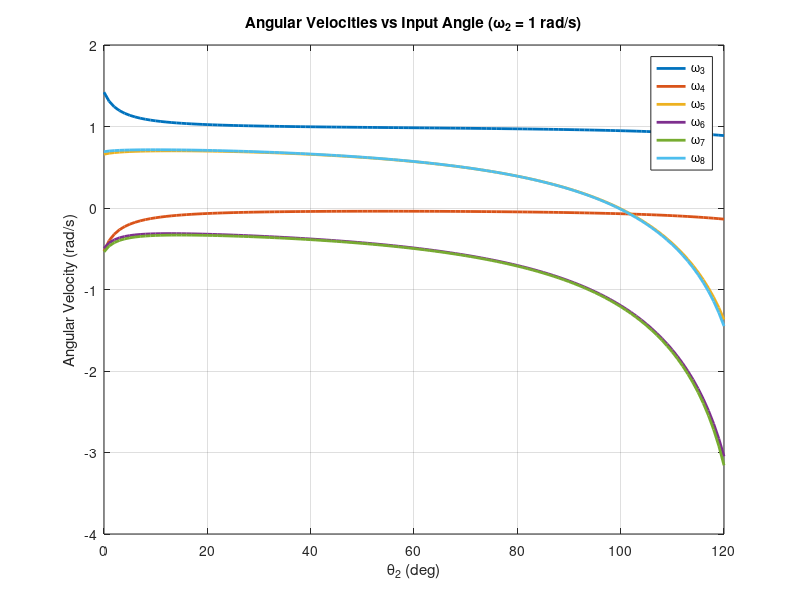
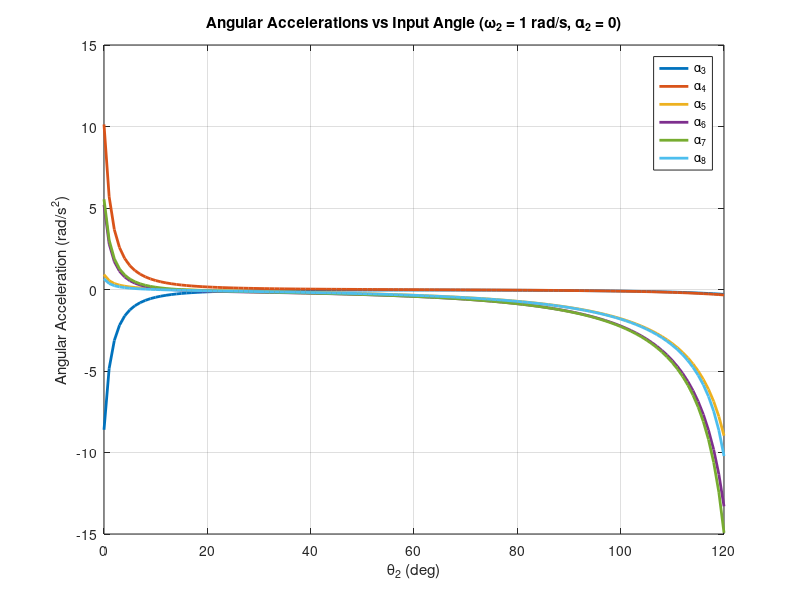

MATLAB code for these plots, in order: (Note: this script raises an error after producing the figures.)
% computes posture, velocity, and acceleration results
% and generates the plots for Question 4
clc;
clear;
close all;

%% Known Values
R1 = sqrt(237.2^2 + 70.6^2);
R2 = 272.4;
R23 = 236.9;
R14 = 279.0;
R3 = 489.9;
R4 = 539.8;
R36 = 342.1;
R46 = 179.3;
R5 = 595.5;
R6 = 378.9;
R7 = 198.2;
R8 = 254.4;
RA = 336.9;         % distance from joint 7/8 to Pin A along link 8
theta1 = deg2rad(180 - atand(70.6/237.2));
alpha = deg2rad(3.2);
beta = deg2rad(3.5);
gamma = deg2rad(1.8);

omega2 = 1;     % rad/s
alpha2 = 0;     % rad/s^2

in = 0:120;
theta2_vals = deg2rad(in);

%% Storage
x = deg2rad([140 60 150 150 210 150])';

theta23_vals = zeros(1,length(theta2_vals));
theta14_vals = zeros(1,length(theta2_vals));
theta46_vals = zeros(1,length(theta2_vals));
theta36_vals = zeros(1,length(theta2_vals));
theta8_vals  = zeros(1,length(theta2_vals));
theta7_vals  = zeros(1,length(theta2_vals));

omega3_vals = zeros(1,length(theta2_vals));
omega4_vals = zeros(1,length(theta2_vals));
omega5_vals = zeros(1,length(theta2_vals));
omega6_vals = zeros(1,length(theta2_vals));
omega7_vals = zeros(1,length(theta2_vals));
omega8_vals = zeros(1,length(theta2_vals));

alpha3_vals = zeros(1,length(theta2_vals));
alpha4_vals = zeros(1,length(theta2_vals));
alpha5_vals = zeros(1,length(theta2_vals));
alpha6_vals = zeros(1,length(theta2_vals));
alpha7_vals = zeros(1,length(theta2_vals));
alpha8_vals = zeros(1,length(theta2_vals));

% Q4c: Pin A position, velocity, acceleration storage
Ax = zeros(1,length(theta2_vals));
Ay = zeros(1,length(theta2_vals));
Ax_dot = zeros(1,length(theta2_vals));
Ay_dot = zeros(1,length(theta2_vals));
Ax_ddot = zeros(1,length(theta2_vals));
Ay_ddot = zeros(1,length(theta2_vals));

%% Main Loop: Posture, Velocity, Acceleration
for k = 1:length(theta2_vals)
    theta2 = theta2_vals(k);
    theta23 = x(1);
    theta14 = x(2);
    theta46 = x(3);
    theta36 = x(4);
    theta8  = x(5);
    theta7  = x(6);

    % --- Posture (Newton-Raphson) ---
    while true
        f = [R2*cos(theta2) + R23*cos(theta23) - R14*cos(theta14) - R1*cos(theta1);
            R2*sin(theta2) + R23*sin(theta23) - R14*sin(theta14) - R1*sin(theta1);
            R2*cos(theta2) + R4*cos(theta23+gamma) + R46*cos(theta46) - R36*cos(theta36) - R3*cos(theta14+alpha) - R1*cos(theta1);
            R2*sin(theta2) + R4*sin(theta23+gamma) + R46*sin(theta46) - R36*sin(theta36) - R3*sin(theta14+alpha) - R1*sin(theta1);
            R2*cos(theta2) + R4*cos(theta23+gamma) + R6*cos(theta46) - R8*cos(theta8) + R7*cos(theta7) - R5*cos(theta36+beta) - R3*cos(theta14+alpha) - R1*cos(theta1);
            R2*sin(theta2) + R4*sin(theta23+gamma) + R6*sin(theta46) - R8*sin(theta8) + R7*sin(theta7) - R5*sin(theta36+beta) - R3*sin(theta14+alpha) - R1*sin(theta1)];

        J = [-R23*sin(theta23),  R14*sin(theta14),              0,              0,             0,            0;
            R23*cos(theta23), -R14*cos(theta14),              0,              0,             0,            0;
            -R4*sin(theta23+gamma),   R3*sin(theta14+alpha), -R46*sin(theta46),  R36*sin(theta36),  0,            0;
            R4*cos(theta23+gamma),  -R3*cos(theta14+alpha),  R46*cos(theta46), -R36*cos(theta36),  0,            0;
            -R4*sin(theta23+gamma),   R3*sin(theta14+alpha), -R6*sin(theta46),   R5*sin(theta36+beta),  R8*sin(theta8), -R7*sin(theta7);
            R4*cos(theta23+gamma),  -R3*cos(theta14+alpha),  R6*cos(theta46),  -R5*cos(theta36+beta), -R8*cos(theta8),  R7*cos(theta7)];

        dx = J\f;
        x_new = x - dx;
        x_new = atan2(sin(x_new), cos(x_new));

        if norm(f,inf) < 1e-6 && norm(x_new - x,inf) < 1e-6
            x = x_new;
            break;
        end
        x = x_new;
        theta23 = x(1); theta14 = x(2); theta46 = x(3);
        theta36 = x(4); theta8 = x(5);  theta7 = x(6);
    end

    % Store posture
    theta23_vals(k) = x(1);
    theta14_vals(k) = x(2);
    theta46_vals(k) = x(3);
    theta36_vals(k) = x(4);
    theta8_vals(k)  = x(5);
    theta7_vals(k)  = x(6);

    % --- Velocity ---
    b_vel = [R2*sin(theta2);
        -R2*cos(theta2);
        R2*sin(theta2);
        -R2*cos(theta2);
        R2*sin(theta2);
        -R2*cos(theta2)] * omega2;

    omega_vec = J \ b_vel;
    % omega_vec = [w23; w14; w46; w36; w8; w7]

    omega3_vals(k) = omega_vec(2);  % w3 = w14
    omega4_vals(k) = omega_vec(1);  % w4 = w23
    omega5_vals(k) = omega_vec(4);  % w5 = w36
    omega6_vals(k) = omega_vec(3);  % w6 = w46
    omega7_vals(k) = omega_vec(6);
    omega8_vals(k) = omega_vec(5);

    % --- Acceleration ---
    w23 = omega_vec(1); w14 = omega_vec(2);
    w46 = omega_vec(3); w36 = omega_vec(4);
    w8  = omega_vec(5); w7  = omega_vec(6);

    rhs_acc = [R2*cos(theta2)*omega2^2 + R23*cos(theta23)*w23^2 - R14*cos(theta14)*w14^2;
        R2*sin(theta2)*omega2^2 + R23*sin(theta23)*w23^2 - R14*sin(theta14)*w14^2;
        R2*cos(theta2)*omega2^2 + R4*cos(theta23+gamma)*w23^2 + R46*cos(theta46)*w46^2 - R36*cos(theta36)*w36^2 - R3*cos(theta14+alpha)*w14^2;
        R2*sin(theta2)*omega2^2 + R4*sin(theta23+gamma)*w23^2 + R46*sin(theta46)*w46^2 - R36*sin(theta36)*w36^2 - R3*sin(theta14+alpha)*w14^2;
        R2*cos(theta2)*omega2^2 + R4*cos(theta23+gamma)*w23^2 + R6*cos(theta46)*w46^2 - R8*cos(theta8)*w8^2 + R7*cos(theta7)*w7^2 - R5*cos(theta36+beta)*w36^2 - R3*cos(theta14+alpha)*w14^2;
        R2*sin(theta2)*omega2^2 + R4*sin(theta23+gamma)*w23^2 + R6*sin(theta46)*w46^2 - R8*sin(theta8)*w8^2 + R7*sin(theta7)*w7^2 - R5*sin(theta36+beta)*w36^2 - R3*sin(theta14+alpha)*w14^2];

    alpha_vec = J \ rhs_acc;

    alpha3_vals(k) = alpha_vec(2);
    alpha4_vals(k) = alpha_vec(1);
    alpha5_vals(k) = alpha_vec(4);
    alpha6_vals(k) = alpha_vec(3);
    alpha7_vals(k) = alpha_vec(6);
    alpha8_vals(k) = alpha_vec(5);

    % --- Q4c: Pin A position, velocity, acceleration ---
    a23 = alpha_vec(1);  a46 = alpha_vec(3);  a8 = alpha_vec(5);
    RAtot = R8 + RA;

    % Position
    Ax(k) = R2*cos(theta2) + R4*cos(theta23+gamma) + R6*cos(theta46) - RAtot*cos(theta8);
    Ay(k) = R2*sin(theta2) + R4*sin(theta23+gamma) + R6*sin(theta46) - RAtot*sin(theta8);

    % Velocity (first derivative of position)
    Ax_dot(k) = -R2*sin(theta2)*omega2 - R4*sin(theta23+gamma)*w23 - R6*sin(theta46)*w46 + RAtot*sin(theta8)*w8;
    Ay_dot(k) =  R2*cos(theta2)*omega2 + R4*cos(theta23+gamma)*w23 + R6*cos(theta46)*w46 - RAtot*cos(theta8)*w8;

    % Acceleration (second derivative of position, with alpha2 = 0)
    Ax_ddot(k) = -R2*cos(theta2)*omega2^2 ...
        - R4*cos(theta23+gamma)*w23^2 - R4*sin(theta23+gamma)*a23 ...
        - R6*cos(theta46)*w46^2 - R6*sin(theta46)*a46 ...
        + RAtot*cos(theta8)*w8^2 + RAtot*sin(theta8)*a8;
    Ay_ddot(k) = -R2*sin(theta2)*omega2^2 ...
        - R4*sin(theta23+gamma)*w23^2 + R4*cos(theta23+gamma)*a23 ...
        - R6*sin(theta46)*w46^2 + R6*cos(theta46)*a46 ...
        + RAtot*sin(theta8)*w8^2 - RAtot*cos(theta8)*a8;
end

%% Plot 1: Angular Velocities
figure
plot(in, omega3_vals, 'LineWidth', 2)
hold on
plot(in, omega4_vals, 'LineWidth', 2)
plot(in, omega5_vals, 'LineWidth', 2)
plot(in, omega6_vals, 'LineWidth', 2)
plot(in, omega7_vals, 'LineWidth', 2)
plot(in, omega8_vals, 'LineWidth', 2)
xlabel('\theta_2 (deg)')
ylabel('Angular Velocity (rad/s)')
title('Angular Velocities vs Input Angle (\omega_2 = 1 rad/s)')
legend('\omega_3','\omega_4','\omega_5','\omega_6','\omega_7','\omega_8','Location','best')
grid on
box on
exportgraphics(gcf, 'ENME_473_Project_4a_velocity.png', 'Resolution', 600);

%% Plot 2: Angular Accelerations
figure
plot(in, alpha3_vals, 'LineWidth', 2)
hold on
plot(in, alpha4_vals, 'LineWidth', 2)
plot(in, alpha5_vals, 'LineWidth', 2)
plot(in, alpha6_vals, 'LineWidth', 2)
plot(in, alpha7_vals, 'LineWidth', 2)
plot(in, alpha8_vals, 'LineWidth', 2)
xlabel('\theta_2 (deg)')
ylabel('Angular Acceleration (rad/s^2)')
title('Angular Accelerations vs Input Angle (\omega_2 = 1 rad/s, \alpha_2 = 0)')
legend('\alpha_3','\alpha_4','\alpha_5','\alpha_6','\alpha_7','\alpha_8','Location','best')
grid on
box on
exportgraphics(gcf, 'ENME_473_Project_4a_acceleration.png', 'Resolution', 600);

%% Write tables to Excel
filename = 'Q4_Results.xlsx';

% Angular Velocities
T_vel = table(in', omega3_vals', omega4_vals', omega5_vals', ...
    omega6_vals', omega7_vals', omega8_vals', ...
    'VariableNames', {'Theta2_deg','omega3','omega4','omega5','omega6','omega7','omega8'});
writetable(T_vel, filename, 'Sheet', 'Angular Velocities');

% Angular Accelerations
T_acc = table(in', alpha3_vals', alpha4_vals', alpha5_vals', ...
    alpha6_vals', alpha7_vals', alpha8_vals', ...
    'VariableNames', {'Theta2_deg','alpha3','alpha4','alpha5','alpha6','alpha7','alpha8'});
writetable(T_acc, filename, 'Sheet', 'Angular Accelerations');

fprintf('Q4 results written to %s\n', filename);

%% Print summary tables for key angles
idx = [1 31 61 91 121]; % theta2 = 0, 30, 60, 90, 120

fprintf('\n=== Angular Velocities (rad/s) ===\n');
fprintf('%10s %10s %10s %10s %10s %10s %10s\n', ...
    'Theta 2', 'omega3', 'omega4', 'omega5', 'omega6', 'omega7', 'omega8');
for k = idx
    fprintf('%10d %10.4f %10.4f %10.4f %10.4f %10.4f %10.4f\n', ...
        in(k), omega3_vals(k), omega4_vals(k), omega5_vals(k), ...
        omega6_vals(k), omega7_vals(k), omega8_vals(k));
end

fprintf('\n=== Angular Accelerations (rad/s^2) ===\n');
fprintf('%10s %10s %10s %10s %10s %10s %10s\n', ...
    'Theta 2', 'alpha3', 'alpha4', 'alpha5', 'alpha6', 'alpha7', 'alpha8');
for k = idx
    fprintf('%10d %10.4f %10.4f %10.4f %10.4f %10.4f %10.4f\n', ...
        in(k), alpha3_vals(k), alpha4_vals(k), alpha5_vals(k), ...
        alpha6_vals(k), alpha7_vals(k), alpha8_vals(k));
end

%% Q4c: Pin A Plots

% Plot 3: Pin A Horizontal and Vertical Acceleration
figure
plot(in, Ax_ddot, 'LineWidth', 2)
hold on
plot(in, Ay_ddot, 'LineWidth', 2)
xlabel('\theta_2 (deg)')
ylabel('Acceleration (mm/s^2)')
title('Pin A Linear Acceleration vs Input Angle (\omega_2 = 1 rad/s, \alpha_2 = 0)')
legend('a_{Ax} (horizontal)', 'a_{Ay} (vertical)', 'Location', 'best')
grid on
box on
exportgraphics(gcf, 'ENME_473_Project_4c_acceleration.png', 'Resolution', 600);

% Plot 4: Pin A Horizontal and Vertical Velocity
figure
plot(in, Ax_dot, 'LineWidth', 2)
hold on
plot(in, Ay_dot, 'LineWidth', 2)
xlabel('\theta_2 (deg)')
ylabel('Velocity (mm/s)')
title('Pin A Linear Velocity vs Input Angle (\omega_2 = 1 rad/s)')
legend('v_{Ax} (horizontal)', 'v_{Ay} (vertical)', 'Location', 'best')
grid on
box on
exportgraphics(gcf, 'ENME_473_Project_4c_velocity.png', 'Resolution', 600);

%% Q4c: Pin A Tables

% Write to Excel
T_pinA = table(in', Ax', Ay', Ax_dot', Ay_dot', Ax_ddot', Ay_ddot', ...
    'VariableNames', {'Theta2_deg','X_A_mm','Y_A_mm','Vx_A_mm_s','Vy_A_mm_s','Ax_A_mm_s2','Ay_A_mm_s2'});
writetable(T_pinA, filename, 'Sheet', 'Pin A');

% Print summary
fprintf('\n=== Pin A Velocity (mm/s) ===\n');
fprintf('%10s %12s %12s\n', 'Theta 2', 'Vx_A', 'Vy_A');
for k = idx
    fprintf('%10d %12.4f %12.4f\n', in(k), Ax_dot(k), Ay_dot(k));
end

fprintf('\n=== Pin A Acceleration (mm/s^2) ===\n');
fprintf('%10s %12s %12s\n', 'Theta 2', 'Ax_A', 'Ay_A');
for k = idx
    fprintf('%10d %12.4f %12.4f\n', in(k), Ax_ddot(k), Ay_ddot(k));
end
